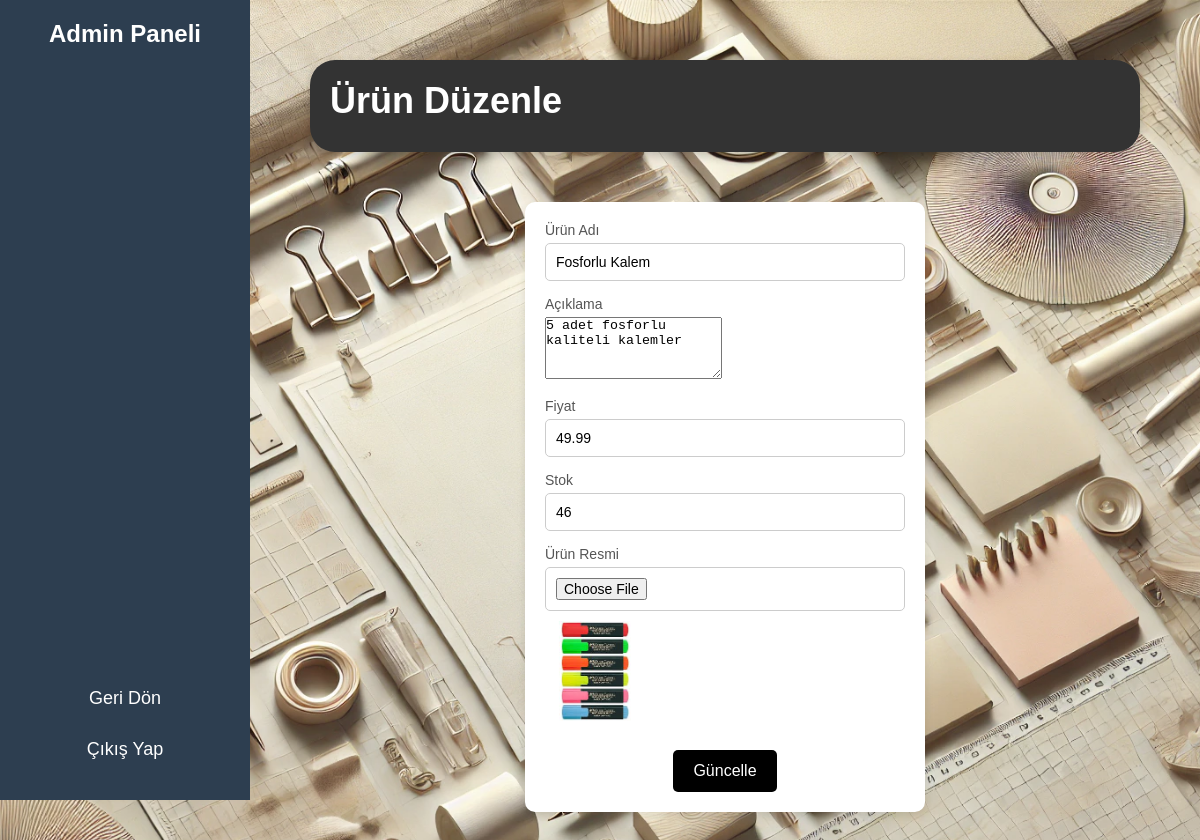
The app's page /admin/edit_product.php?id=6 (signed in) with its own data.
### tables this page shows
CREATE TABLE `products` (
  `id` int(11) NOT NULL,
  `name` varchar(255) NOT NULL,
  `description` text,
  `price` decimal(10,2) NOT NULL,
  `image` varchar(255) DEFAULT NULL,
  `created_at` timestamp NOT NULL DEFAULT CURRENT_TIMESTAMP,
  `stock` int(11) NOT NULL DEFAULT '0'
);

### admin/edit_product.php (the view, shortened to what this page needs)
<?php
include('../db/connection.php');
if (isset($_GET['id'])) {
    $product_id = $_GET['id'];
    $query = "SELECT * FROM products WHERE id = ?";
    $stmt = $conn->prepare($query);
    $stmt->bind_param('i', $product_id);
    $stmt->execute();
    $result = $stmt->get_result();
    if ($result->num_rows > 0) {
        $product = $result->fetch_assoc();
    } else {
        echo "Ürün bulunamadı!";
        exit;
    }
} else {
    echo "Geçersiz ürün ID!";
    exit;
}
?>
<!DOCTYPE html>
<html lang="tr">
<head>
    <link rel="stylesheet" href="../css/style.css">
</head>
<body>
    <div class="admin-container">
        <div class="sidebar">
            <div class="sidebar-header">
                <h2>Admin Paneli</h2>
            </div>
            <ul class="sidebar-links">
                <li><a href="view_products.php" class="sidebar-link">Geri Dön</a></li>
                <li><a href="logout.php" class="sidebar-link">Çıkış Yap</a></li>
            </ul>
        </div>
        <div class="main-content">
            <div class="main-header">
                <h1>Ürün Düzenle</h1>
            </div>
            <form action="edit_product.php?id=<?php echo $product_id; ?>" method="POST" enctype="multipart/form-data" class="form-container">
                <div class="form-group">
                    <label for="name">Ürün Adı</label>
                    <input type="text" id="name" name="name" value="<?php echo $product['name']; ?>" required>
                </div>
                <div class="form-group">
                    <label for="description">Açıklama</label>
                    <textarea id="description" name="description" rows="4" required><?php echo $product['description']; ?></textarea>
                </div>
                <div class="form-group">
                    <label for="price">Fiyat</label>
                    <input type="text" id="price" name="price" value="<?php echo $product['price']; ?>" required>
                </div>
                <div class="form-group">
                    <label for="stock">Stok</label>
                    <input type="number" id="stock" name="stock" value="<?php echo $product['stock']; ?>" required>
                </div>
                <div class="form-group">
                    <label for="image">Ürün Resmi</label>
                    <input type="file" id="image" name="image">
                    <img src="<?php echo $product['image']; ?>" alt="Ürün Resmi" style="width: 100px; margin-top: 10px;">
                </div>
                <button type="submit" class="btn">Güncelle</button>
            </form>
        </div>
    </div>
</body>
</html>

### css/style.css (style rules this page uses)
* { margin: 0; padding: 0; box-sizing: border-box; }
html, body { margin: 0; padding: 0; min-height: 100%; background-image: url('../images/arkaplan8.png'); background-size: cover; background-repeat: no-repeat; background-position: center; font-family: Arial, sans-serif; color: #fff; text-align: center; }
.form-container { max-width: 400px; margin: 50px auto; padding: 20px; background-color: white; border-radius: 10px; box-shadow: 0 4px 8px rgba(0, 0, 0, 0.1); text-align: center; }
.form-group { margin-bottom: 15px; text-align: left; }
.form-group label { display: block; font-size: 14px; margin-bottom: 5px; color: #555; }
.form-group input { width: 100%; padding: 10px; border: 1px solid #ccc; border-radius: 5px; font-size: 14px; outline: none; transition: border-color 0.3s; }
.btn { background-color: #007bff; color: white; border: none; padding: 10px 15px; border-radius: 5px; cursor: pointer; font-size: 16px; transition: background-color 0.3s; margin-top: 10px; }
.main-header { background-color: #333; color: white; padding: 20px; border-radius: 25px; margin: 20px; box-shadow: 0 4px 10px rgba(0, 0, 0, 0.2); }
.admin-container { display: flex; min-height: 100vh; font-family: Arial, sans-serif; }
.sidebar { background-color: #2d3e50; color: white; width: 250px; padding: 20px; height: 100vh; display: flex; flex-direction: column; justify-content: space-between; }
.sidebar-header { text-align: center; margin-bottom: 30px; }
.sidebar-header h2 { font-size: 24px; }
.sidebar-links { list-style: none; padding-left: 0; }
.sidebar-link { text-decoration: none; color: white; padding: 10px; display: block; margin: 10px 0; font-size: 18px; border-radius: 4px; transition: background-color 0.3s ease; }
.main-content { flex-grow: 1; padding: 40px; }
.main-header { display: flex; text-align: center; margin-bottom: 30px; }
.main-header h1 { font-size: 36px; margin-bottom: 10px; }
.btn { display: inline-block; text-decoration: none; padding: 12px 20px; border-radius: 5px; color: white; background-color: #000000; transition: background-color 0.3s ease; }

### records on screen
products: name "Fosforlu Kalem", description "5 adet fosforlu kaliteli kalemler", price "49.99", stock "46", image (picture)
